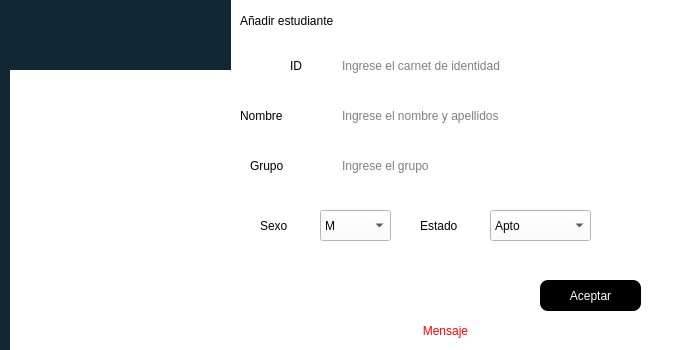
<?xml version="1.0" encoding="UTF-8"?>
<ui version="4.0">
 <class>insert_studentW</class>
 <widget class="QDialog" name="insert_studentW">
  <property name="windowModality">
   <enum>Qt::ApplicationModal</enum>
  </property>
  <property name="geometry">
   <rect>
    <x>0</x>
    <y>0</y>
    <width>680</width>
    <height>350</height>
   </rect>
  </property>
  <property name="minimumSize">
   <size>
    <width>680</width>
    <height>350</height>
   </size>
  </property>
  <property name="maximumSize">
   <size>
    <width>680</width>
    <height>350</height>
   </size>
  </property>
  <property name="windowTitle">
   <string>Añadir estudiante</string>
  </property>
  <property name="styleSheet">
   <string notr="true">background-color: rgb(255, 255, 255);</string>
  </property>
  <widget class="QLabel" name="label_3">
   <property name="geometry">
    <rect>
     <x>240</x>
     <y>0</y>
     <width>171</width>
     <height>41</height>
    </rect>
   </property>
   <property name="styleSheet">
    <string notr="true">font: 900 14pt &quot;Segoe UI Black&quot;;</string>
   </property>
   <property name="text">
    <string>Añadir estudiante</string>
   </property>
  </widget>
  <widget class="QLabel" name="lblMensaje2">
   <property name="geometry">
    <rect>
     <x>240</x>
     <y>320</y>
     <width>411</width>
     <height>21</height>
    </rect>
   </property>
   <property name="styleSheet">
    <string notr="true">color: rgb(255, 0, 0);
font: 14pt &quot;Arial&quot;;</string>
   </property>
   <property name="text">
    <string>Mensaje</string>
   </property>
   <property name="alignment">
    <set>Qt::AlignCenter</set>
   </property>
  </widget>
  <widget class="QLabel" name="label_4">
   <property name="geometry">
    <rect>
     <x>240</x>
     <y>100</y>
     <width>81</width>
     <height>31</height>
    </rect>
   </property>
   <property name="styleSheet">
    <string notr="true">
font: 14pt &quot;Arial&quot;;</string>
   </property>
   <property name="text">
    <string>Nombre</string>
   </property>
  </widget>
  <widget class="QPushButton" name="btnAceptar">
   <property name="geometry">
    <rect>
     <x>540</x>
     <y>280</y>
     <width>101</width>
     <height>31</height>
    </rect>
   </property>
   <property name="cursor">
    <cursorShape>OpenHandCursor</cursorShape>
   </property>
   <property name="styleSheet">
    <string notr="true">font: 14pt &quot;Arial&quot;;
background-color: rgb(0, 0, 0);
color: rgb(255, 255, 255);


border-radius:8px</string>
   </property>
   <property name="text">
    <string>Aceptar</string>
   </property>
  </widget>
  <widget class="QLabel" name="label_5">
   <property name="geometry">
    <rect>
     <x>260</x>
     <y>210</y>
     <width>51</width>
     <height>31</height>
    </rect>
   </property>
   <property name="styleSheet">
    <string notr="true">
font: 14pt &quot;Arial&quot;;</string>
   </property>
   <property name="text">
    <string>Sexo</string>
   </property>
  </widget>
  <widget class="QLineEdit" name="txtID">
   <property name="geometry">
    <rect>
     <x>340</x>
     <y>50</y>
     <width>261</width>
     <height>31</height>
    </rect>
   </property>
   <property name="styleSheet">
    <string notr="true">font: 14pt &quot;Arial&quot;;
border-radius:8px</string>
   </property>
   <property name="placeholderText">
    <string>Ingrese el carnet de identidad</string>
   </property>
  </widget>
  <widget class="QLabel" name="label_2">
   <property name="geometry">
    <rect>
     <x>290</x>
     <y>50</y>
     <width>31</width>
     <height>31</height>
    </rect>
   </property>
   <property name="styleSheet">
    <string notr="true">font: 14pt &quot;Arial&quot;;</string>
   </property>
   <property name="text">
    <string>ID</string>
   </property>
   <property name="buddy">
    <cstring>txtID</cstring>
   </property>
  </widget>
  <widget class="QLabel" name="label_6">
   <property name="geometry">
    <rect>
     <x>420</x>
     <y>210</y>
     <width>61</width>
     <height>31</height>
    </rect>
   </property>
   <property name="styleSheet">
    <string notr="true">
font: 14pt &quot;Arial&quot;;</string>
   </property>
   <property name="text">
    <string>Estado</string>
   </property>
  </widget>
  <widget class="QComboBox" name="comboBox">
   <property name="geometry">
    <rect>
     <x>320</x>
     <y>210</y>
     <width>71</width>
     <height>31</height>
    </rect>
   </property>
   <property name="styleSheet">
    <string notr="true">font: 14pt &quot;Arial&quot;;
</string>
   </property>
   <item>
    <property name="text">
     <string>M</string>
    </property>
   </item>
   <item>
    <property name="text">
     <string>F</string>
    </property>
   </item>
  </widget>
  <widget class="QComboBox" name="comboBox_2">
   <property name="geometry">
    <rect>
     <x>490</x>
     <y>210</y>
     <width>101</width>
     <height>31</height>
    </rect>
   </property>
   <property name="styleSheet">
    <string notr="true">font: 14pt &quot;Arial&quot;;
</string>
   </property>
   <item>
    <property name="text">
     <string>Apto</string>
    </property>
   </item>
   <item>
    <property name="text">
     <string>No Apto</string>
    </property>
   </item>
  </widget>
  <widget class="QLineEdit" name="txtname">
   <property name="geometry">
    <rect>
     <x>340</x>
     <y>100</y>
     <width>261</width>
     <height>31</height>
    </rect>
   </property>
   <property name="styleSheet">
    <string notr="true">font: 14pt &quot;Arial&quot;;
border-radius:8px</string>
   </property>
   <property name="placeholderText">
    <string>Ingrese el nombre y apellidos</string>
   </property>
  </widget>
  <widget class="QLabel" name="label_7">
   <property name="geometry">
    <rect>
     <x>250</x>
     <y>150</y>
     <width>61</width>
     <height>31</height>
    </rect>
   </property>
   <property name="styleSheet">
    <string notr="true">
font: 14pt &quot;Arial&quot;;</string>
   </property>
   <property name="text">
    <string>Grupo</string>
   </property>
  </widget>
  <widget class="QLineEdit" name="txtGrupo">
   <property name="geometry">
    <rect>
     <x>340</x>
     <y>150</y>
     <width>151</width>
     <height>31</height>
    </rect>
   </property>
   <property name="styleSheet">
    <string notr="true">font: 14pt &quot;Arial&quot;;
border-radius:8px</string>
   </property>
   <property name="placeholderText">
    <string>Ingrese el grupo</string>
   </property>
  </widget>
  <widget class="QLabel" name="label">
   <property name="geometry">
    <rect>
     <x>0</x>
     <y>0</y>
     <width>231</width>
     <height>351</height>
    </rect>
   </property>
   <property name="styleSheet">
    <string notr="true">background-color: rgb(17, 40, 52);</string>
   </property>
   <property name="text">
    <string/>
   </property>
   <property name="pixmap">
    <pixmap>../images/orca.png</pixmap>
   </property>
  </widget>
  <widget class="QLabel" name="label_8">
   <property name="geometry">
    <rect>
     <x>10</x>
     <y>70</y>
     <width>221</width>
     <height>281</height>
    </rect>
   </property>
   <property name="text">
    <string/>
   </property>
   <property name="pixmap">
    <pixmap>../images/orca.png</pixmap>
   </property>
   <property name="scaledContents">
    <bool>true</bool>
   </property>
  </widget>
 </widget>
 <resources/>
 <connections/>
</ui>
